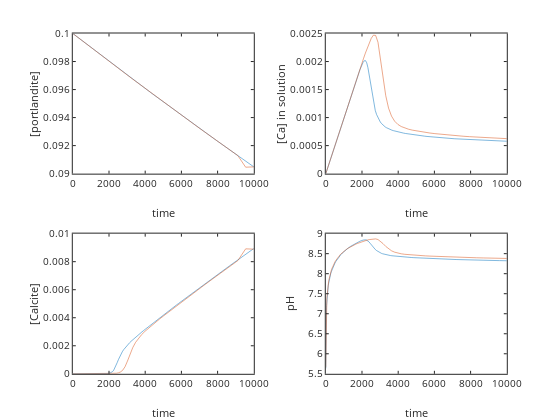

Notebook cell for this chart:
### Code cell
display('red phreeqc blue ODE')

% call ODE solver

[t, C]=ode45(dCdtrate,[0 10000],[0.1 1e-6 0]);

port=C(:,1); %portlandite left over
calcite=C(:,2); %Calcite formed
Ca=C(:,3); %Ca
pH=[]; % pH reset

for i=1:size(Ca,1)
    [H,OH,H2CO3,HCO3,CO3]=CCaspeciesopen(Ca(i),Kw,KH,Ka1,Ka2,PCO2);
    pH(i)=-log10(H);
end

subplot(221); plot(t,port,time,portlanditephreeqc); ylabel('[portlandite]'); xlabel('time')
subplot(222); plot(t,Ca,time,Caphreeqc); ylabel('[Ca] in solution'); xlabel('time')
subplot(223); plot(t,calcite,time,calcitephreeqc); ylabel('[Calcite]'); xlabel('time')
subplot(224); plot(t,pH,time,pHphreeqc); ylabel('pH'); xlabel('time')

### Figure 1 — Plotly figure (JSON) as saved in the notebook; plotly's stock layout.template omitted (floating-point values rounded to 4 significant figures; data arrays with more than 128 entries replaced by an {"elided": "..."} marker saying what was removed)
{"data": [{"line": {"color": "rgb(0,113,188)", "dash": "solid", "width": 0.5}, "marker": {"color": "rgb(0,113,188)", "line": {"color": "rgb(0,113,188)"}, "size": 6, "symbol": "none"}, "mode": "lines", "name": "", "showlegend": false, "type": "scatter", "visibility": true, "x": {"elided": "161 float values"}, "xaxis": "x", "y": {"elided": "161 float values"}, "yaxis": "y"}, {"line": {"color": "rgb(216,82,24)", "dash": "solid", "width": 0.5}, "marker": {"color": "rgb(216,82,24)", "line": {"color": "rgb(216,82,24)"}, "size": 6, "symbol": "none"}, "mode": "lines", "name": "", "showlegend": false, "type": "scatter", "visibility": true, "x": {"elided": "152 float values"}, "xaxis": "x", "y": {"elided": "152 float values"}, "yaxis": "y"}, {"line": {"color": "rgb(0,113,188)", "dash": "solid", "width": 0.5}, "marker": {"color": "rgb(0,113,188)", "line": {"color": "rgb(0,113,188)"}, "size": 6, "symbol": "none"}, "mode": "lines", "name": "", "showlegend": false, "type": "scatter", "visibility": true, "x": {"elided": "161 float values"}, "xaxis": "x2", "y": {"elided": "161 float values"}, "yaxis": "y2"}, {"line": {"color": "rgb(216,82,24)", "dash": "solid", "width": 0.5}, "marker": {"color": "rgb(216,82,24)", "line": {"color": "rgb(216,82,24)"}, "size": 6, "symbol": "none"}, "mode": "lines", "name": "", "showlegend": false, "type": "scatter", "visibility": true, "x": {"elided": "152 float values"}, "xaxis": "x2", "y": {"elided": "152 float values"}, "yaxis": "y2"}, {"line": {"color": "rgb(0,113,188)", "dash": "solid", "width": 0.5}, "marker": {"color": "rgb(0,113,188)", "line": {"color": "rgb(0,113,188)"}, "size": 6, "symbol": "none"}, "mode": "lines", "name": "", "showlegend": false, "type": "scatter", "visibility": true, "x": {"elided": "161 float values"}, "xaxis": "x3", "y": {"elided": "161 float values"}, "yaxis": "y3"}, {"line": {"color": "rgb(216,82,24)", "dash": "solid", "width": 0.5}, "marker": {"color": "rgb(216,82,24)", "line": {"color": "rgb(216,82,24)"}, "size": 6, "symbol": "none"}, "mode": "lines", "name": "", "showlegend": false, "type": "scatter", "visibility": true, "x": {"elided": "152 float values"}, "xaxis": "x3", "y": {"elided": "152 float values"}, "yaxis": "y3"}, {"line": {"color": "rgb(0,113,188)", "dash": "solid", "width": 0.5}, "marker": {"color": "rgb(0,113,188)", "line": {"color": "rgb(0,113,188)"}, "size": 6, "symbol": "none"}, "mode": "lines", "name": "", "showlegend": false, "type": "scatter", "visibility": true, "x": {"elided": "161 float values"}, "xaxis": "x4", "y": {"elided": "161 float values"}, "yaxis": "y4"}, {"line": {"color": "rgb(216,82,24)", "dash": "solid", "width": 0.5}, "marker": {"color": "rgb(216,82,24)", "line": {"color": "rgb(216,82,24)"}, "size": 6, "symbol": "none"}, "mode": "lines", "name": "", "showlegend": false, "type": "scatter", "visibility": true, "x": {"elided": "152 float values"}, "xaxis": "x4", "y": {"elided": "152 float values"}, "yaxis": "y4"}], "layout": {"height": 420.0, "hovermode": "closest", "margin": {"b": 0, "l": 0, "r": 0, "t": 0}, "plot_bgcolor": "rgba(0,0,0,0)", "showlegend": false, "width": 560, "xaxis": {"anchor": "y", "autorange": false, "domain": [0.13, 0.4532], "exponentformat": "none", "gridcolor": "rgba(38,38,38,0.15)", "gridwidth": 1, "linecolor": "rgb(38,38,38)", "linewidth": 1, "mirror": "ticks", "range": [0, 10000], "showgrid": false, "showline": true, "side": "bottom", "spikedash": "solid", "spikemode": "across", "spikesides": false, "spikethickness": 1, "tickangle": 0, "tickcolor": "rgb(38,38,38)", "tickfont": {"color": "rgb(38,38,38)", "size": 10}, "ticklen": 3, "ticks": "inside", "ticktext": ["0", "2000", "4000", "6000", "8000", "10000"], "tickvals": [0, 2000, 4000, 6000, 8000, 10000], "title": {"font": {"color": "rgb(38,38,38)", "size": 11}, "text": "time"}, "type": "linear", "visible": true, "zeroline": false}, "xaxis2": {"anchor": "y2", "autorange": false, "domain": [0.5818, 0.905], "exponentformat": "none", "gridcolor": "rgba(38,38,38,0.15)", "gridwidth": 1, "linecolor": "rgb(38,38,38)", "linewidth": 1, "mirror": "ticks", "range": [0, 10000], "showgrid": false, "showline": true, "side": "bottom", "spikedash": "solid", "spikemode": "across", "spikesides": false, "spikethickness": 1, "tickangle": 0, "tickcolor": "rgb(38,38,38)", "tickfont": {"color": "rgb(38,38,38)", "size": 10}, "ticklen": 3, "ticks": "inside", "ticktext": ["0", "2000", "4000", "6000", "8000", "10000"], "tickvals": [0, 2000, 4000, 6000, 8000, 10000], "title": {"font": {"color": "rgb(38,38,38)", "size": 11}, "text": "time"}, "type": "linear", "visible": true, "zeroline": false}, "xaxis3": {"anchor": "y3", "autorange": false, "domain": [0.13, 0.4532], "exponentformat": "none", "gridcolor": "rgba(38,38,38,0.15)", "gridwidth": 1, "linecolor": "rgb(38,38,38)", "linewidth": 1, "mirror": "ticks", "range": [0, 10000], "showgrid": false, "showline": true, "side": "bottom", "spikedash": "solid", "spikemode": "across", "spikesides": false, "spikethickness": 1, "tickangle": 0, "tickcolor": "rgb(38,38,38)", "tickfont": {"color": "rgb(38,38,38)", "size": 10}, "ticklen": 3, "ticks": "inside", "ticktext": ["0", "2000", "4000", "6000", "8000", "10000"], "tickvals": [0, 2000, 4000, 6000, 8000, 10000], "title": {"font": {"color": "rgb(38,38,38)", "size": 11}, "text": "time"}, "type": "linear", "visible": true, "zeroline": false}, "xaxis4": {"anchor": "y4", "autorange": false, "domain": [0.5818, 0.905], "exponentformat": "none", "gridcolor": "rgba(38,38,38,0.15)", "gridwidth": 1, "linecolor": "rgb(38,38,38)", "linewidth": 1, "mirror": "ticks", "range": [0, 10000], "showgrid": false, "showline": true, "side": "bottom", "spikedash": "solid", "spikemode": "across", "spikesides": false, "spikethickness": 1, "tickangle": 0, "tickcolor": "rgb(38,38,38)", "tickfont": {"color": "rgb(38,38,38)", "size": 10}, "ticklen": 3, "ticks": "inside", "ticktext": ["0", "2000", "4000", "6000", "8000", "10000"], "tickvals": [0, 2000, 4000, 6000, 8000, 10000], "title": {"font": {"color": "rgb(38,38,38)", "size": 11}, "text": "time"}, "type": "linear", "visible": true, "zeroline": false}, "yaxis": {"anchor": "x", "autorange": false, "domain": [0.5865, 0.9202], "exponentformat": "none", "gridcolor": "rgba(38,38,38,0.15)", "gridwidth": 1, "linecolor": "rgb(38,38,38)", "linewidth": 1, "mirror": "ticks", "range": [0.09, 0.1], "showgrid": false, "showline": true, "side": "left", "spikedash": "solid", "spikemode": "across", "spikesides": false, "spikethickness": 1, "tickangle": 0, "tickcolor": "rgb(38,38,38)", "tickfont": {"color": "rgb(38,38,38)", "size": 10}, "ticklen": 3, "ticks": "inside", "ticktext": ["0.09", "0.092", "0.094", "0.096", "0.098", "0.1"], "tickvals": [0.09, 0.092, 0.094, 0.096, 0.098, 0.1], "title": {"font": {"color": "rgb(38,38,38)", "size": 11}, "text": "[portlandite]"}, "type": "linear", "visible": true, "zeroline": false}, "yaxis2": {"anchor": "x2", "autorange": false, "domain": [0.5865, 0.9202], "exponentformat": "none", "gridcolor": "rgba(38,38,38,0.15)", "gridwidth": 1, "linecolor": "rgb(38,38,38)", "linewidth": 1, "mirror": "ticks", "range": [0, 0.0025], "showgrid": false, "showline": true, "side": "left", "spikedash": "solid", "spikemode": "across", "spikesides": false, "spikethickness": 1, "tickangle": 0, "tickcolor": "rgb(38,38,38)", "tickfont": {"color": "rgb(38,38,38)", "size": 10}, "ticklen": 3, "ticks": "inside", "ticktext": ["0", "0.0005", "0.001", "0.0015", "0.002", "0.0025"], "tickvals": [0, 0.0005, 0.001, 0.0015, 0.002, 0.0025], "title": {"font": {"color": "rgb(38,38,38)", "size": 11}, "text": "[Ca] in solution"}, "type": "linear", "visible": true, "zeroline": false}, "yaxis3": {"anchor": "x3", "autorange": false, "domain": [0.11, 0.4437], "exponentformat": "none", "gridcolor": "rgba(38,38,38,0.15)", "gridwidth": 1, "linecolor": "rgb(38,38,38)", "linewidth": 1, "mirror": "ticks", "range": [0, 0.01], "showgrid": false, "showline": true, "side": "left", "spikedash": "solid", "spikemode": "across", "spikesides": false, "spikethickness": 1, "tickangle": 0, "tickcolor": "rgb(38,38,38)", "tickfont": {"color": "rgb(38,38,38)", "size": 10}, "ticklen": 3, "ticks": "inside", "ticktext": ["0", "0.002", "0.004", "0.006", "0.008", "0.01"], "tickvals": [0, 0.002, 0.004, 0.006, 0.008, 0.01], "title": {"font": {"color": "rgb(38,38,38)", "size": 11}, "text": "[Calcite]"}, "type": "linear", "visible": true, "zeroline": false}, "yaxis4": {"anchor": "x4", "autorange": false, "domain": [0.11, 0.4437], "exponentformat": "none", "gridcolor": "rgba(38,38,38,0.15)", "gridwidth": 1, "linecolor": "rgb(38,38,38)", "linewidth": 1, "mirror": "ticks", "range": [5.5, 9], "showgrid": false, "showline": true, "side": "left", "spikedash": "solid", "spikemode": "across", "spikesides": false, "spikethickness": 1, "tickangle": 0, "tickcolor": "rgb(38,38,38)", "tickfont": {"color": "rgb(38,38,38)", "size": 10}, "ticklen": 3, "ticks": "inside", "ticktext": ["5.5", "6", "6.5", "7", "7.5", "8", "8.5", "9"], "tickvals": [5.5, 6, 6.5, 7, 7.5, 8, 8.5, 9], "title": {"font": {"color": "rgb(38,38,38)", "size": 11}, "text": "pH"}, "type": "linear", "visible": true, "zeroline": false}}}
